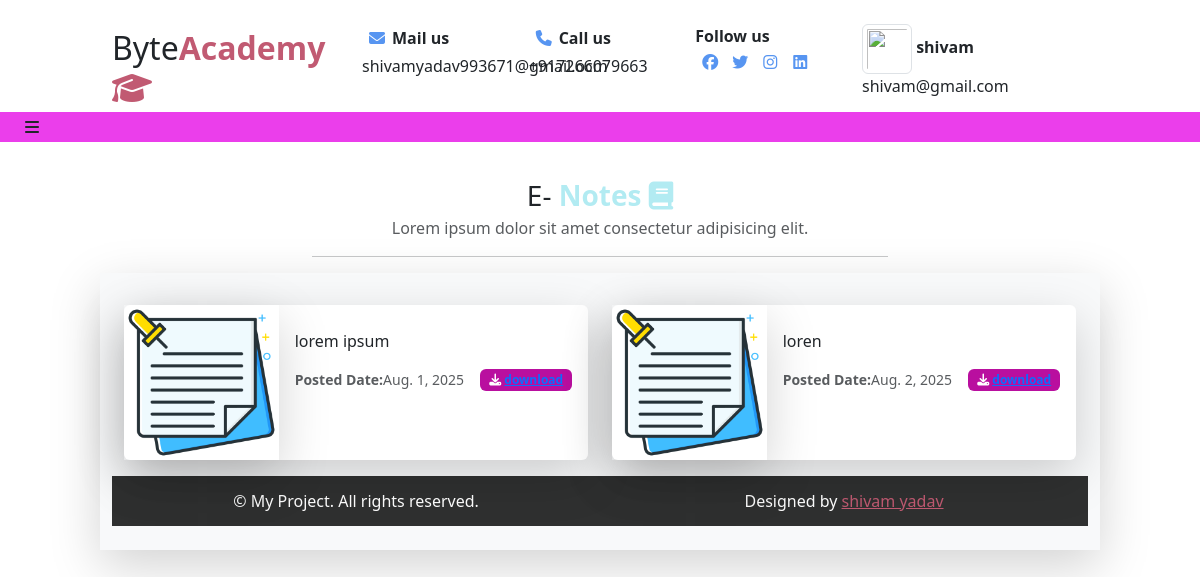
The app's page /student/enotes/ (signed in) with its own data.
### user/models.py (models this page shows)
class notes(models.Model):
    title=models.CharField(max_length=200,null=True)
    notes_info=models.TextField(null=True)
    batch = models.ForeignKey(batch,on_delete=models.CASCADE)
    posted_date=models.DateField(null=True)
    notesfile=models.FileField(upload_to="static/notes/", null=True,blank=True)

### student/views.py (the view)
# urls.py: path('enotes/', views.enotes),
def enotes(request):
    bid=request.session.get("batch")
    data=notes.objects.all().filter(batch=bid)
    d={"notes":data}
    return render(request, "student/enotes.html",d)

### templates/student/enotes.html (shortened to what this page needs)
{% extends "student_base.html" %}
{% load static %}
{% block content %}
  <div class="row heading mt-3">
            <div class="col-sm-6 mx-auto">
    <div class="text-center fs-3">E-<b class="text-mycolor3"> Notes <i class="fa-solid fa-book"></i></b>
    <p class="text-muted fs-6">Lorem ipsum dolor sit amet consectetur adipisicing elit.</p>
    </div>
    <hr>
    </div>
</div>
<div class="row">
    <div class="col-sm-10 p-4 bg-light shadow-lg mx-auto">
        <div class="row">
          {% for r in notes %}
        <div class="col-sm-6">
 <div class="card mb-3 border-0 shadow-lg my-2">
  <div class="row g-0">
    <div class="col-md-4">
    <img src="{% static 'images/pdf.png' %}" class=" img-fluid shadow-lg">
    </div>
    <div class="col-md-8">
      <div class="card-body">
        <p class="card-text">{{r.notes_info}}</p>
        <p class="card-text"><small class="text-body-secondary"><b>Posted Date:</b>{{r.posted_date}}</small>
          <span class="badge bg-mycolor1 float-end btn"><i class="fa-solid fa-download">
          </i> <a href="/{{r.notesfile}}">download</a></span></p>
      </div>
    </div>
  </div>
</div>
        </div>
        {% endfor %}
</div>
{% endblock %}

### templates/student_base.html (style rules this page uses)
.bg-mycolor1 { background: #b90f9f; }
.text-mycolor3 { color: #B2EBF2; }

### records on screen
notes: notes_info "lorem ipsum", posted_date "Aug. 1, 2025"
notes: notes_info "loren", posted_date "Aug. 2, 2025"

### other values on screen
{{ request.session.name }} "shivam"
{{ request.session.email }} "shivam@gmail.com"
